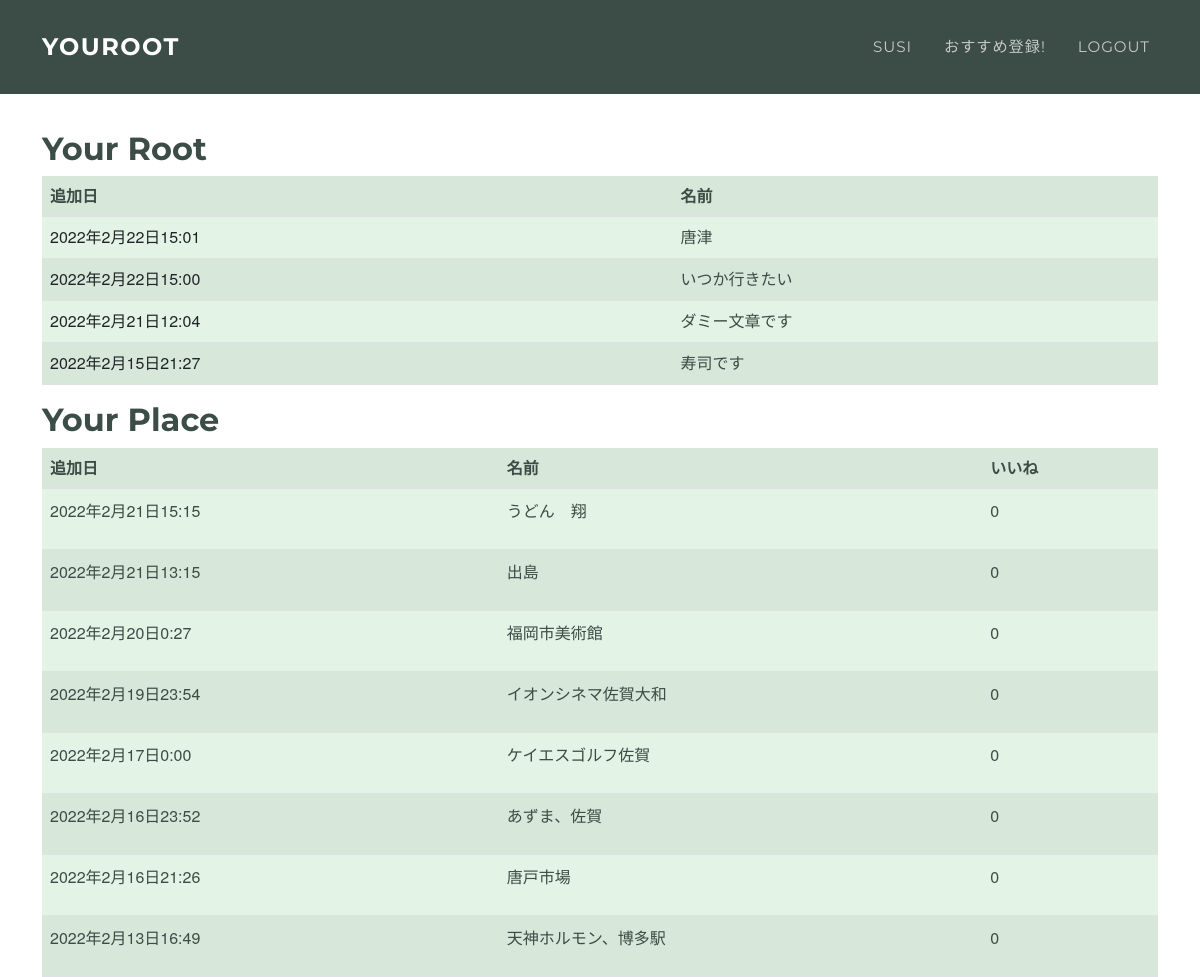
/user/1 (signed in), run on an earlier commit of the app's database.
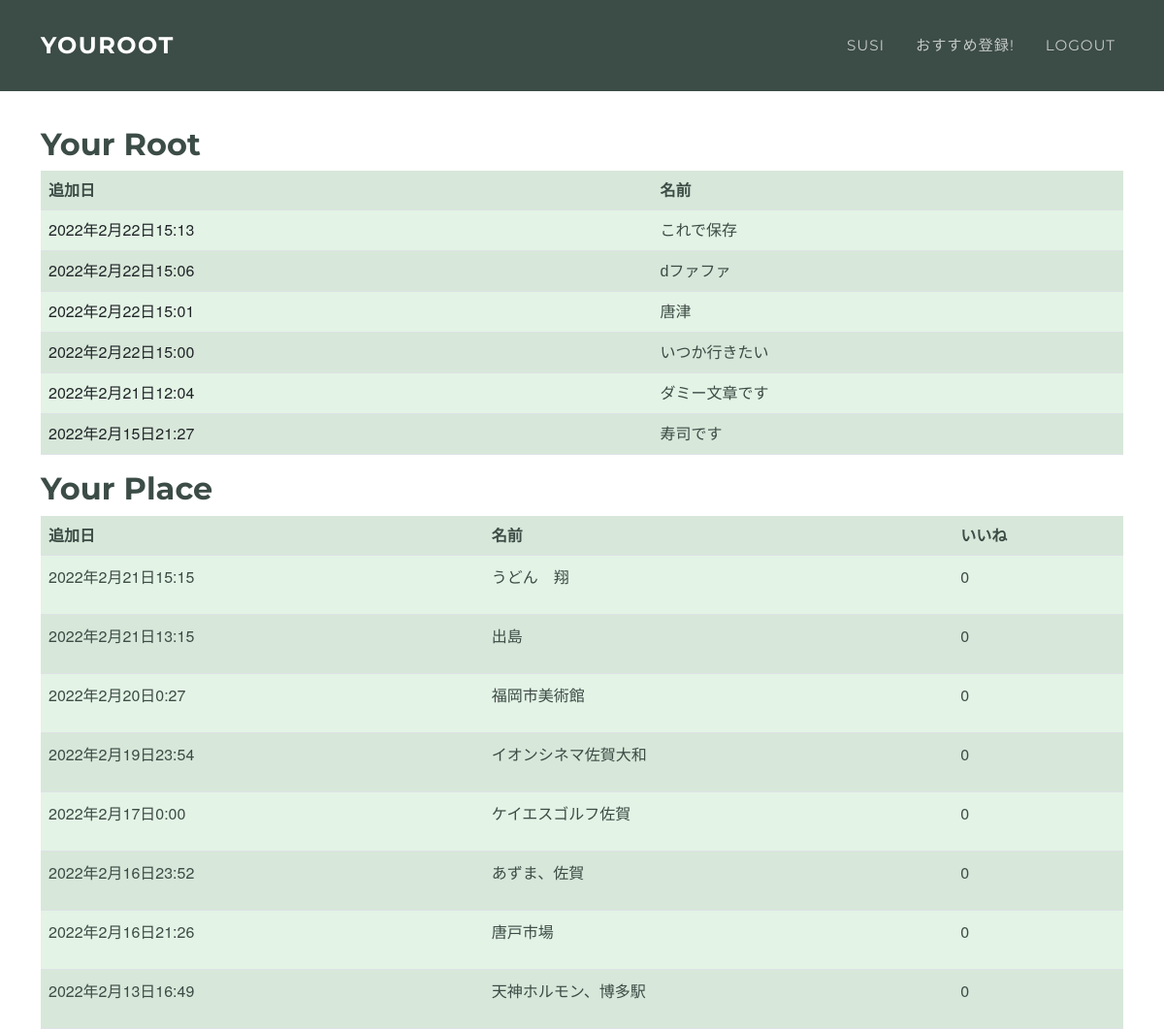
And on a later commit of the database.
### testRoot/models.py (models this page shows, shortened)
class KeepRoot(models.Model):
    name = models.CharField(max_length=255)
    first = models.ForeignKey(TypeOfPlace, on_delete=models.CASCADE, null=True,related_name='first')
    second = models.ForeignKey(TypeOfPlace, on_delete=models.CASCADE, null=True,related_name='second')
    third = models.ForeignKey(TypeOfPlace, on_delete=models.CASCADE, null=True,related_name='third')
    author = models.ForeignKey(get_user_model(),on_delete=models.CASCADE, null=True)
    created_at = models.DateTimeField(auto_now_add=True, null=True)

class TypeOfPlace(models.Model):
    TYPE_CHOICE = (
        ('eat','ご飯'),
        ('play','遊び'),
    )
    type = models.CharField(max_length=255, choices=TYPE_CHOICE)
    name = models.CharField(max_length=255)
    atmosphere = models.ForeignKey(Atmosphere, on_delete=models.PROTECT, null=True)
    address = models.CharField(max_length=255)
    created_at = models.DateTimeField(auto_now_add=True)
    updated_at = models.DateTimeField(auto_now_add=True)
    pref = models.ForeignKey(PrefeCode, on_delete=models.PROTECT, null=True)
    city = models.CharField(max_length=255, null=True)
    ido = models.FloatField(null=True)
    keido = models.FloatField(null=True)
    image = models.ImageField(upload_to='images/', null=True)
    author = models.ForeignKey(get_user_model(),on_delete=models.CASCADE, null=True)
    good = models.IntegerField(null=True, default=0)
    comment = models.CharField(max_length=500, null=True)

### testRoot/views.py (the view)
# urls.py: path('user/<int:id>', user, name='user'),
def user(request, id):
    if request.method == 'POST':
        form = KeepRootForm(request.POST)
        if form.is_valid():
            post = form.save(commit=False)
            post.save()
            return redirect('index')
    else:
        lists = KeepRoot.objects.order_by('-created_at').filter(author=request.user)
        lists_place = TypeOfPlace.objects.order_by('-created_at').filter(author=request.user)
        content = {
            'lists': lists,
            'lists_place': lists_place
        }
        return render(request, 'testRoot/user.html', content)

### testRoot/templates/testRoot/user.html
{% extends 'layout.html' %}
{% block content %}
<div class="container" style="margin-top: 130px;">
    <h2 style="color: #3c4c46;">Your Root</h2>
    <table class="table table-striped table-hover" style="background-color: #e3f3e5;">
        <tr>
            <th style="color: #3c4c46;">追加日</th><th style="color: #3c4c46;">名前</th>
        </tr>
        {% for list in lists %}
            <tr>
                <td>{{list.created_at}}</td>
                <td><div class="wrapper"><a href="{% url 'detail' list.pk%}" class="effect-box">{{list.name}}</a></div></td>
            </tr>
        {% endfor %}
    </table>
    <h2 style="color: #3c4c46;">Your Place</h2>
    <table class="table table-striped table-hover" style="color: #3c4c46; background-color: #e3f3e5;">
        <tr>
            <th style="color: #3c4c46;">追加日</th><th style="color: #3c4c46;">名前</th><th style="color: #3c4c46;">いいね</th>
        </tr>
        {% for list in lists_place %}
            <tr>
                <td style="color: #3c4c46;"><p>{{list.created_at}}</p></td>
                <td style="color: #3c4c46;"><p>{{list.name}}</p></td>
                <td style="color: #3c4c46;"><p>{{list.good}}</p></td>
            </tr>
        {% endfor %}
    </table>
</div>
{% endblock %}

What changed in the data, as far as the page shows it:
added KeepRoot: created_at "2022年2月22日15:13", name "これで保存"
added KeepRoot: created_at "2022年2月22日15:06", name "dファファ"
